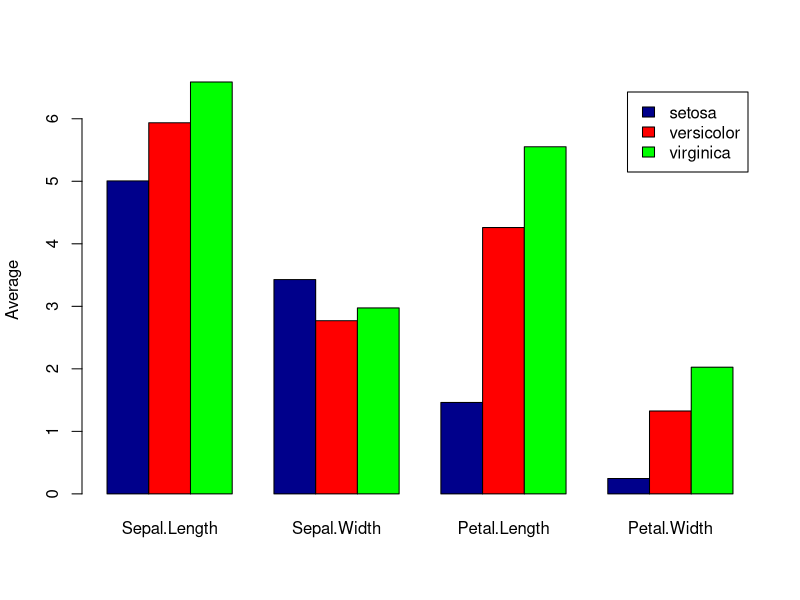

Write the R code that produced this figure.
## ---- chunk 1
knitr::opts_chunk$set(echo = TRUE)
## ---- chunk 2
options(width = 200)
## ---- chunk 3
data(iris)
mean_by_group<- as.matrix(aggregate(.~Species, data=iris, mean)[,-1])
rownames(mean_by_group)<- aggregate(.~Species, data=iris, mean)[,1]
barplot(mean_by_group, col=c("darkblue","red", "green"), legend=rownames(mean_by_group), beside=TRUE, ylab = "Average", cex.names= 1)
